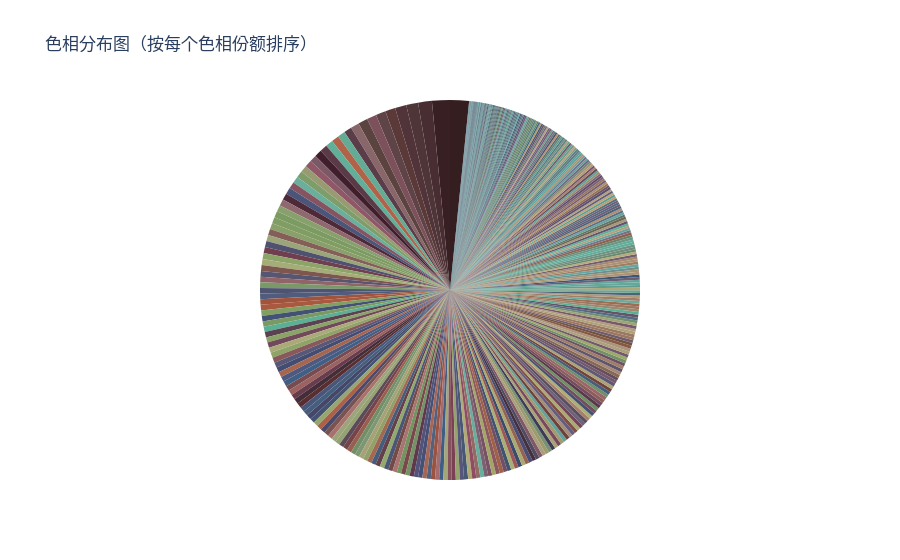

The code cell stored with this chart in its notebook:
### Code cell
fig = go.Figure(data=go.Pie(labels=df_merged_sorted['H'], values=df_merged_sorted['v'], marker=dict(colors=colors), textinfo='none'))
fig.update_layout(title='色相分布图（按每个色相份额排序）', showlegend=False)
fig.show()

### Figure 1 — Plotly figure (JSON) as saved in the notebook; plotly's stock layout.template omitted (floating-point values rounded to 4 significant figures; data arrays with more than 128 entries replaced by an {"elided": "..."} marker saying what was removed)
{"data": [{"labels": {"elided": "361 int values"}, "marker": {"colors": {"elided": "361 str values"}}, "textinfo": "none", "type": "pie", "values": {"elided": "361 int values"}}], "layout": {"showlegend": false, "title": {"text": "色相分布图（按每个色相份额排序）"}}}
